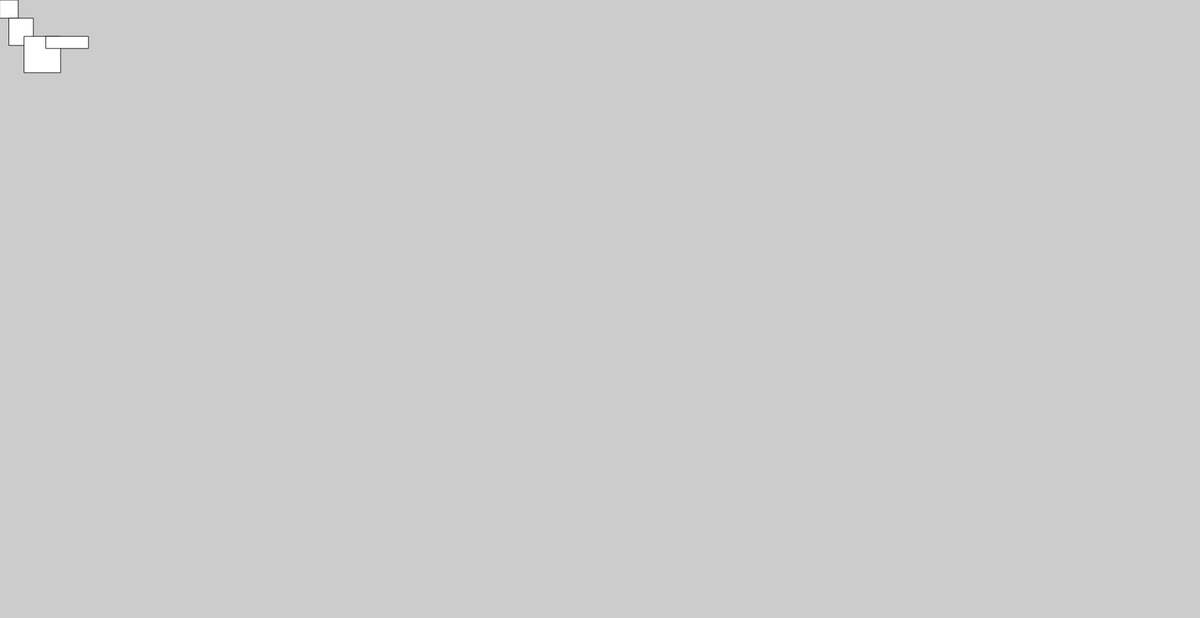
Frame 1 (no input)
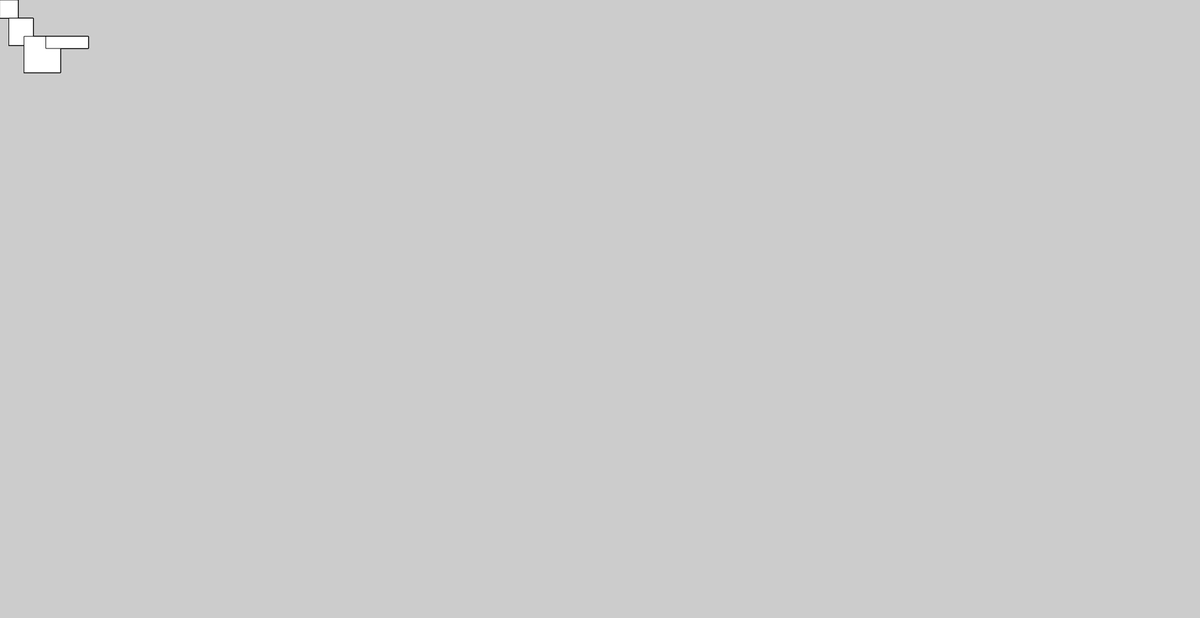
Frame 60 (no input)
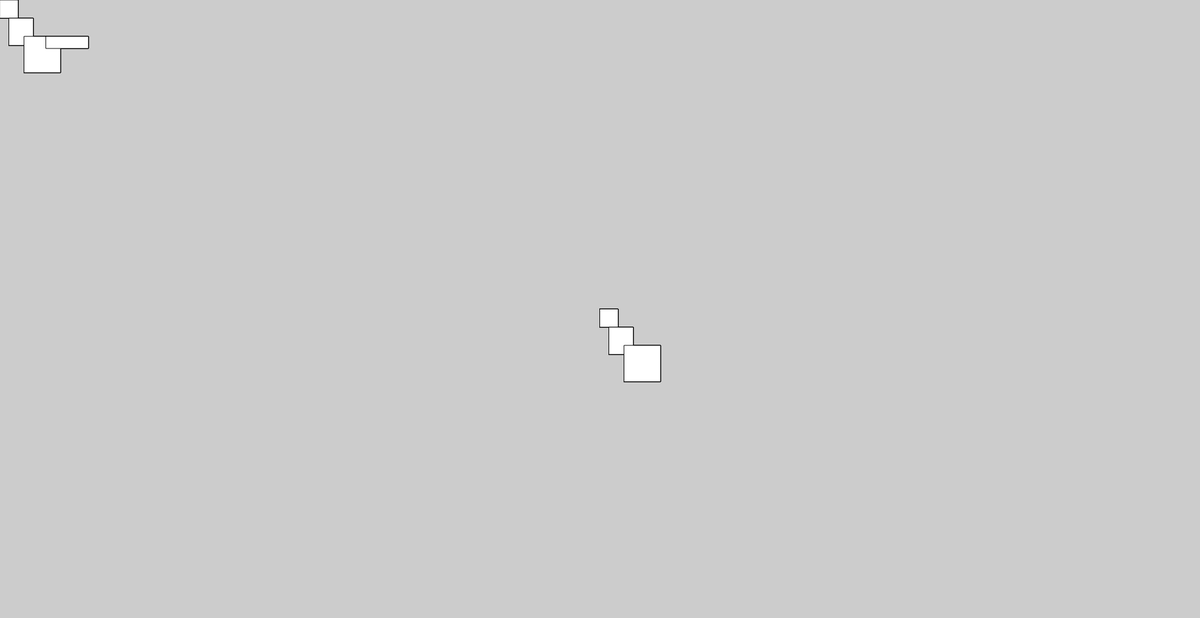
Frame 120 (the mouse pressed at the canvas centre since frame 60)

The p5.js sketch that drew these frames (run headless with seeded random() and noise() and a simulated clock; from frame 60 on, the mouse is pressed at the canvas centre):

// p5.js sketch
// ── sketch.js
//  Variables:

function setup() {
    createCanvas(1980, 1020);
    background(204);

}

function draw() {
    translate(mouseX, mouseY);
    rect(0, 0, 30, 30);
    translate(15, 30);
    rect(0, 0, 40, 45);
    translate(25, 30);
    rect(0, 0, 60, 60);
    translate(36, mouseY);
    rect(0, 0, 70, 20);
}
